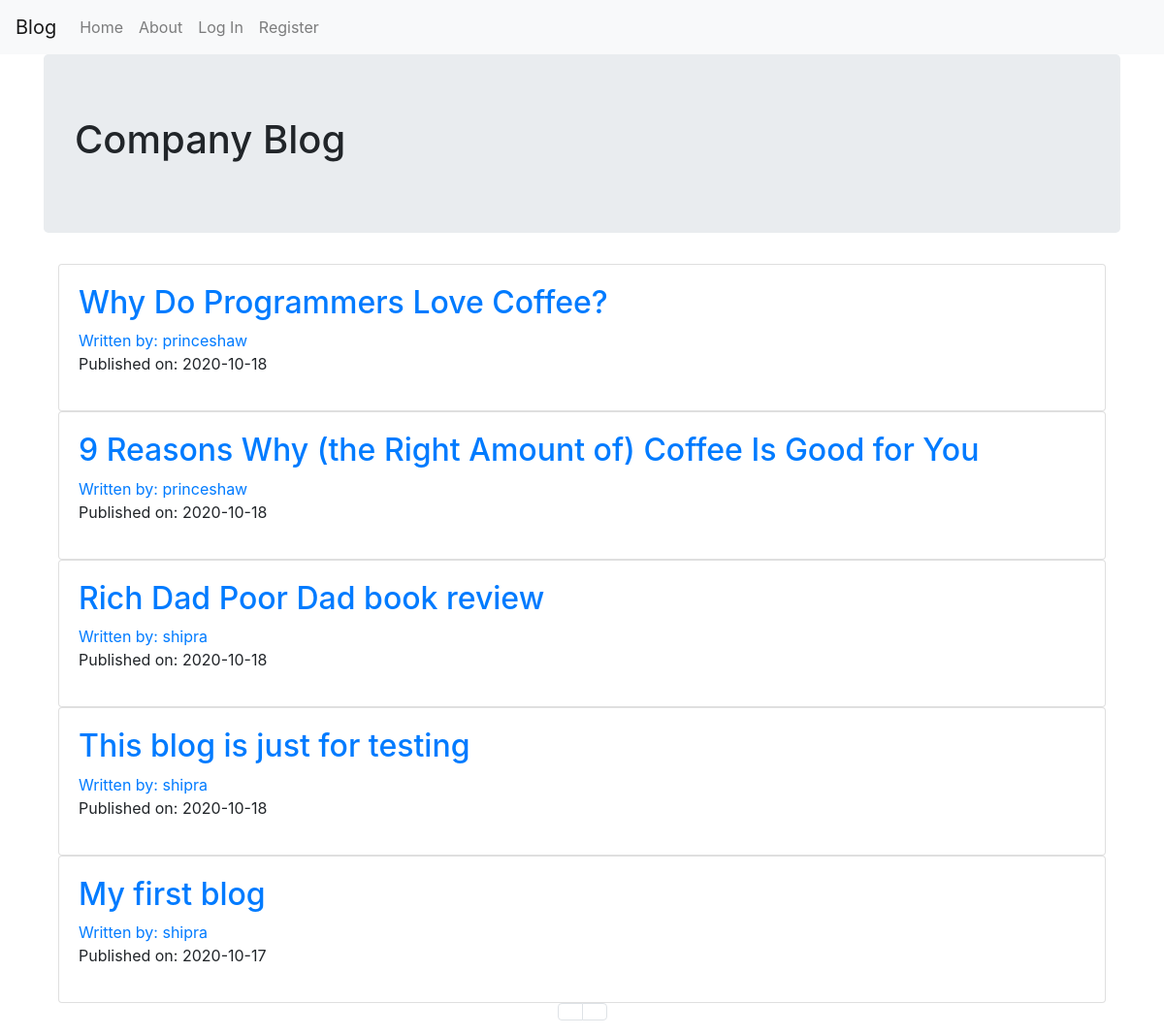
The page / on the database its author committed.
### companyblog/models.py (models this page shows, shortened)
class BlogPost(db.Model):
    user = db.relationship(User)
    id = db.Column(db.Integer,primary_key = True)
    user_id = db.Column(db.Integer,db.ForeignKey('users.id'),nullable = False)
    date = db.Column(db.DateTime,nullable = False,default = datetime.utcnow)
    title = db.Column(db.String(140),nullable=False)
    text = db.Column(db.Text,nullable=False)

class User(db.Model,UserMixin):
    __tablename__ = 'users'
    id = db.Column(db.Integer,primary_key = True)
    profile_image = db.Column(db.String(20),nullable = False,default='default_profile.png')
    email = db.Column(db.String(64),unique = True, index = True)
    username = db.Column(db.String(64),unique = True,index=True)
    password_hash = db.Column(db.String(128))
    posts = db.relationship('BlogPost',backref = 'author',lazy = True)

### companyblog/core/views.py (the view)
@core.route('/')
def index():
   page = request.args.get('page',1,type=int)
   blog_posts = BlogPost.query.order_by(BlogPost.date.desc()).paginate(page=page,per_page=5)
   return render_template('index.html',blog_posts=blog_posts)

### companyblog/templates/index.html (shortened to what this page needs)
{% extends 'base.html' %}
{% block content %}
<div class="jumbotron">
    <h1>Company Blog</h1>
</div>
<div class="container">
    {% for post in blog_posts.items %}
    <div class="card">
        <div class="card-body">
            <h2><a class="card-title" href="{{url_for('blog_posts.blog_post',blog_post_id = post.id)}}"> {{post.title}}</a></h2>
            <a href="{{url_for('users.user_posts',username=post.author.username)}}">Written by: {{ post.author.username }}</a>
            <p>Published on: {{post.date.strftime('%Y-%m-%d')}}</p>
        </div>
    </div>
    {% endfor %}
</div>
<nav aria-label="Page navigation example">
    <ul class="pagination justify-content-center">
      {% for page_num in blog_posts.iter_pages(left_edge=1,right_edge=1,left_current=1,right_current=2) %}
        {% if blog_posts.page==page_num %}
        <li class='page-item disabled'>
            <a class="page-link" href="{{url_for('core.index',page=page_num)}}"></a>
        </li>
        {% else %}
        <li class='page-item'>
            <a class="page-link" href="{{url_for('core.index',page=page_num)}}"></a>
        </li>
        {% endif %}
      {% endfor %}
    </ul>
  </nav>
{% endblock content %}

### rows shown on the page
BlogPost: title "Why Do Programmers Love Coffee?", author.username "princeshaw", date "2020-10-18"
BlogPost: title "9 Reasons Why (the Right Amount of) Coffee Is Good for You", author.username "princeshaw", date "2020-10-18"
BlogPost: title "Rich Dad Poor Dad book review", author.username "shipra", date "2020-10-18"
BlogPost: title "This blog is just for testing", author.username "shipra", date "2020-10-18"
BlogPost: title "My first blog", author.username "shipra", date "2020-10-17"
